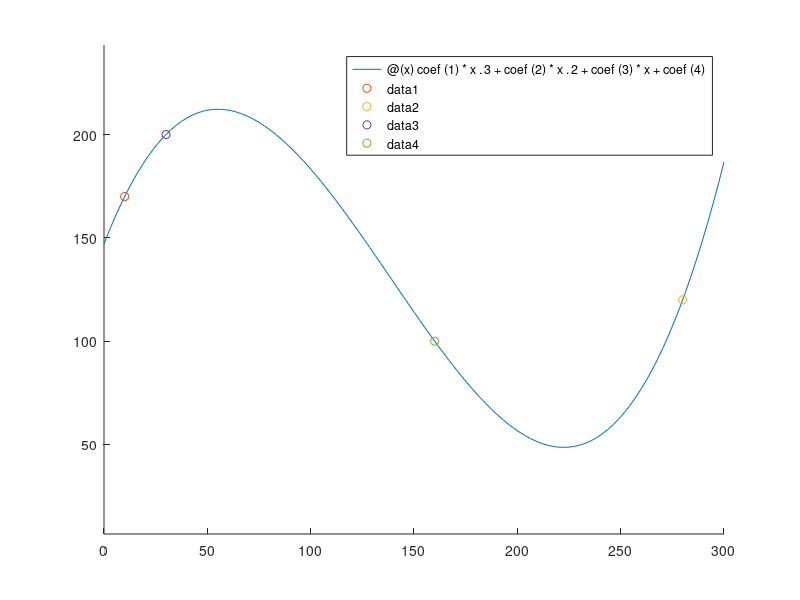

MATLAB code to generate this figure: (Note: this script raises an error after producing the figure.)
clear
clc 
clf

%Definir cordenadas
x1 = 10;    y1 = 170; %puntos iniciales
x2 = 280;   y2 = 120; %puntos finales
x3 = 30;    y3 = 200;
x4 = 160;   y4 = 100;

%Planteamiento de matriz para obtener coeficientes
pY = [y1;y2;y3;y4];
matX=[x1.^3,  x1.^2, x1, 1;
      x2.^3,  x2.^2, x2, 1;
      x3.^3,  x3.^2, x3, 1;
      x4.^3,  x4.^2, x4, 1];

%coeficientes de la funcion cubica
coef=matX\pY;

x0=0;
xf=300;

y0=147;
yf=186;

x = [x0 x1 x3 196 x4 x2 xf]; 
y = [y0 y1 y3 58 y4 y2 yf];

vx=linspace(1,300,300);


%declaración de la función (curva de la pista)
fx = @(x) coef(1)*x.^3 + coef(2)*x.^2 + coef(3)*x + coef(4);

hold on 
axis equal
fplot(fx,[0 300])

plot(x1,pY(1),'o')
plot(x2,pY(2),'o')
plot(x3,pY(3),'o')
plot(x4,pY(4),'o')

%derivada de la funcion
derivFx = @(x) 3*coef(1)*x.^2 + 2*coef(2)*x + coef(3);

%función a integrar (encontrar la longitud de la curva): √1+f'(x)
longAInt = @(x) (1+(3*coef(1)*x.^2 + 2*coef(2)*x + coef(3)).^2).^(1/2);

%longitud de la curva
longCurva=integral(longAInt,10,280);
strLong="Longitud de Curva: "+num2str(longCurva);
text(45,250,strLong,"FontSize",15,"FontName","times") %mostrar longitud en grafica

%radio de curvatura
deriv2Fx=@(x) 6*coef(1)*x + 2*coef(2) ; %f''(x)

[minValY,minValX]=min(fx(0:300)); %regresa cordenadas minimas (y,x)
[maxValY,maxValX]=max(fx(0:300)); %regresa cordenadas maximas (y,x)

radioCurva=@(x)(1+derivFx(x).^2).^(3/2)./abs(deriv2Fx(x)); %funcion para radio de la curva

plot(longCurva);

radio1=radioCurva(maxValY); %radio punto max
radio2=radioCurva(minValY); %radio punto min


%Graficar círculos
shape1=nsidedpoly(100,'Center',[maxValX (maxValY-radio1)],'Radius',radio1);
plot(shape1) %plot circulo en punto max
strRad1 = "Radio: " +num2str(radio1);
text(25,120,strRad1)

shape2=nsidedpoly(100,'Center',[minValX (minValY+radio2)],'Radius',radio2);
plot(shape2) %plot circulo en punto min
strRad2 = "Radio: " +num2str(radio2);
text(180,150,strRad2)

%%Zona de derrape
valX_derrapeinf=[]; %valor en x de zona de derrapes inferior/mínimo
valX_derrapesup=[]; %valor en x de zona de derrapes superior/máxima

%buscar y filtrar valores en x para las categorias previas
for i=0:300
    radio=radioCurva(i);
    if radio<50
        if i<150 %separación de punto x del mínimo
            valX_derrapeinf=[valX_derrapeinf i];
        else %separación de punto x del máximo
            valX_derrapesup=[valX_derrapesup i];
        end
    end
end

%grafica zonas derrape
plot(valX_derrapeinf,fx(valX_derrapeinf),"Color",[1 0 0],'LineWidth',6)
plot(valX_derrapesup,fx(valX_derrapesup),"Color",[1 0 0],'LineWidth',6)

%Rectas
vxTang=@(x) x:x+50; 
vxPend=@(x) x-50:x;
rectaTang=@(x) fx(x)+derivFx(x)*(vxTang(x)-x); %fórmula para recta tangencial
rectaPend=@(x) fx(x)+(-1./derivFx(x))*(vxPend(x)-x); %fórmula para recta pendiente

%Graficar rectas
plot(vxTang(min(valX_derrapeinf)),rectaTang(min(valX_derrapeinf)),'Color',[0.3010 0.7450 0.9330],'LineWidth',3)
plot(vxPend(min(valX_derrapeinf)),rectaPend(min(valX_derrapeinf)),"Color",[0 0.4470 0.7410],'LineWidth',3)

plot(vxTang(min(valX_derrapesup)),rectaTang(min(valX_derrapesup)),'Color',[0.3010 0.7450 0.9330],'LineWidth',3)
plot(vxPend(min(valX_derrapesup)),rectaPend(min(valX_derrapesup)),"Color",[0 0.4470 0.7410],'LineWidth',3)

%Graficar gradas
grada1=polyshape([195,195+80,195+80,195],[30,30,30-10,30-10]);
plot(rotate(grada1,-25,[195,30]))

grada2=polyshape([20,20+80,20+80,20],[220,220,220+10,220+10]);
plot(rotate(grada2,39,[20,220]))

p=polyfit(x,y,3);
x2=(0:10:300);
y2=polyval(p,x2);
comet(x2, fx(x2));


%% Puntos críticos
%criticos
        cx1=zeros(1,4);
        cy1=zeros(1,4);
        cx2=zeros(1,4);
        cy2=zeros(1,4);
        agregar = 1;
        agregar2 = 1;
        for i = 1:length(radio1)
           radio1(i) = radio1(i)*1000;
           if radio1(i) <= 50
               fprintf("El radio de %0.4f  es un zona critica ubicada en el punto %d \n",radio(i),i);
               if i<15
                    cx1(agregar) = x2(i);
                    cy1(agregar) = y2(i);
                    agregar = agregar+1;
               else
                    cx2(agregar2) = x2(i);
                    cy2(agregar2) = y2(i);
                    agregar2 = agregar2+1;
               end
            end
        end

%% Carros
%velocidad máxima

%m = 750;
%g = 9.81;
%r= radio de la curva
%cs = 1.7;
%cd = 1.7;
%vmax = (g*cs*r)^(1/2);

%Energía perdida en calor
%epc = (1/2)*m*(vmax)^2;

%distancia recorrida desde que inicio a derrapar hasta que se detiene
%d = ((vmax)^2)/(2*cd*g);
